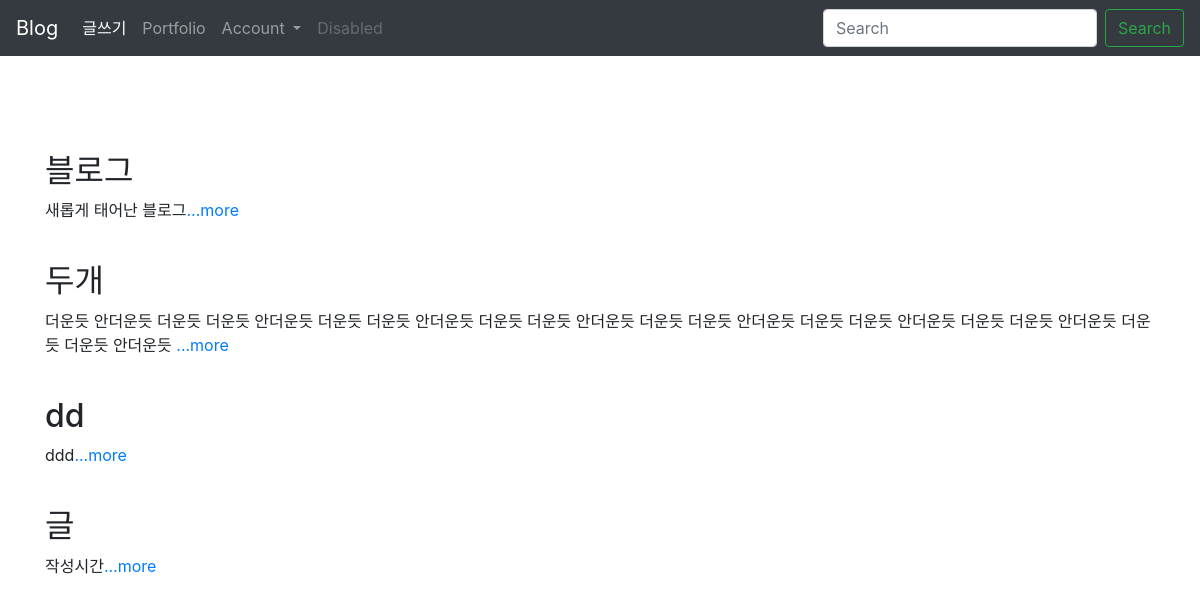
/blog/, run on an earlier commit of the app's database.
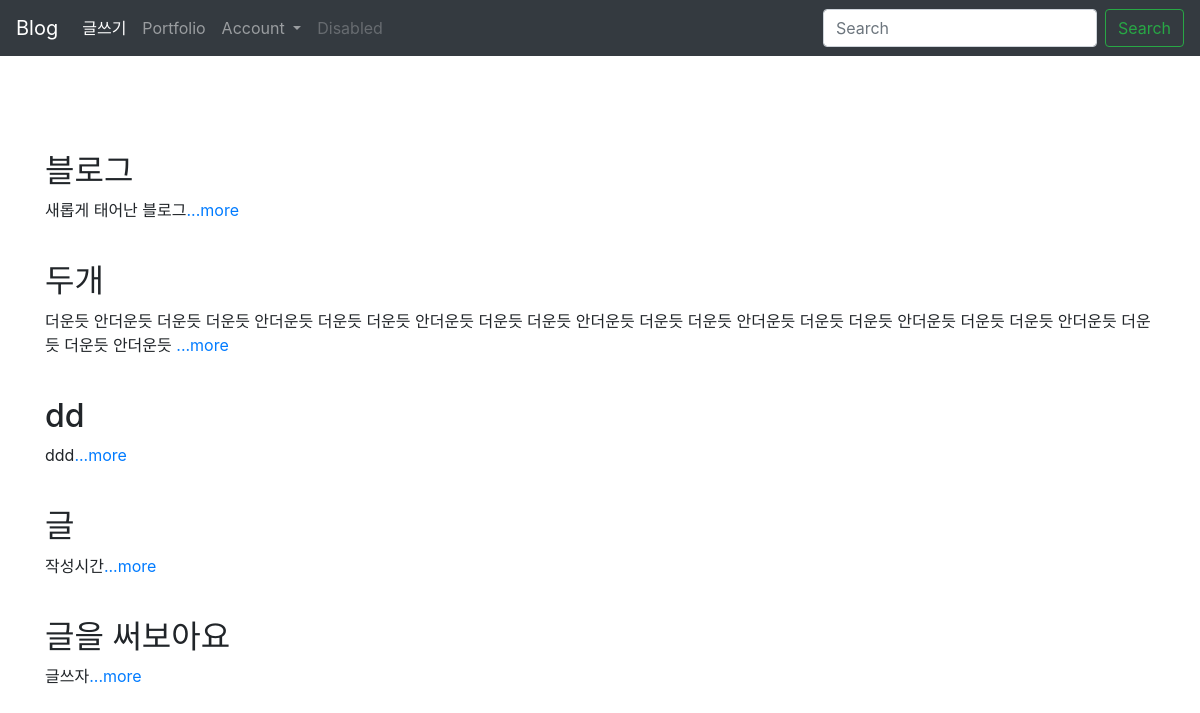
And on a later commit of the database.
### blog/models.py (models this page shows, shortened)
class Blog(models.Model):
    title = models.CharField(max_length = 200)
    date = models.DateTimeField('date published')
    body = models.TextField()
    def summary(self):
        return self.body[:100]

### blog/views.py (the view)
# urls.py: path('', views.home, name = "home"),
def home(request):
    blogs = Blog.objects
    return render(request, 'home.html', {'blogs':blogs})

### blog/templates/home.html
{% extends 'base.html' %}
{% block content %}
    <br><Br>
    {% for blog in blogs.all %}
    <h2>{{blog.title}}</h2>
    <p>{{blog.summary}}<a href="{% url 'detail' blog.id %}">...more</a></p>
    <br>
    {% endfor %}
{% endblock %}

### blogproject2/templates/base.html (shortened to what this page needs)
<head>
    <link rel="stylesheet" href="https://stackpath.bootstrapcdn.com/bootstrap/4.5.2/css/bootstrap.min.css">
</head>
<body>
    <nav class="navbar navbar-expand-lg navbar-dark bg-dark">
        <a class="navbar-brand" href="{% url 'home' %}">Blog</a>
        <div class="collapse navbar-collapse" id="navbarSupportedContent">
          <ul class="navbar-nav mr-auto">
            <li class="nav-item active">
              <a class="nav-link" href="{% url 'new' %}">글쓰기 <span class="sr-only">(current)</span></a>
            </li>
            <li class="nav-item">
              <a class="nav-link" href="{% url 'portfolio' %}">Portfolio</a>
            </li>
            <li class="nav-item dropdown">
              <a class="nav-link dropdown-toggle" href="#" id="navbarDropdown" role="button" data-toggle="dropdown" aria-haspopup="true" aria-expanded="false">
                Account
              </a>
            </li>
            <li class="nav-item">
              <a class="nav-link disabled" href="#" tabindex="-1" aria-disabled="true">Disabled</a>
            </li>
          </ul>
          <form class="form-inline my-2 my-lg-0">
            <input class="form-control mr-sm-2" type="search" placeholder="Search" aria-label="Search">
            <button class="btn btn-outline-success my-2 my-sm-0" type="submit">Search</button>
          </form>
        </div>
      </nav>
      <Br>
      <Br>
      <div class="container">
          {% block content %}
          {% endblock %}
      </div>
</body>

What changed in the data, as far as the page shows it:
added Blog: title "글을 써보아요", summary "글쓰자"
